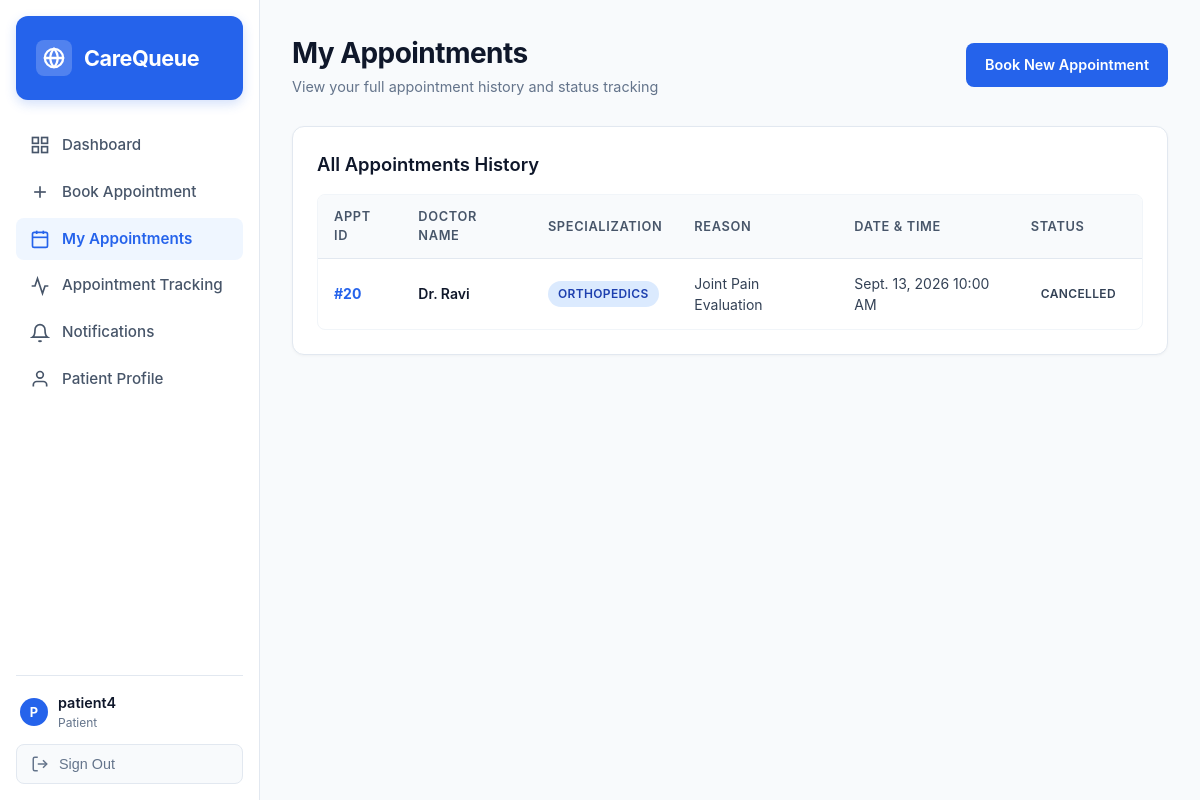
/patient/appointments/ (signed in), run on an earlier commit of the app's database.
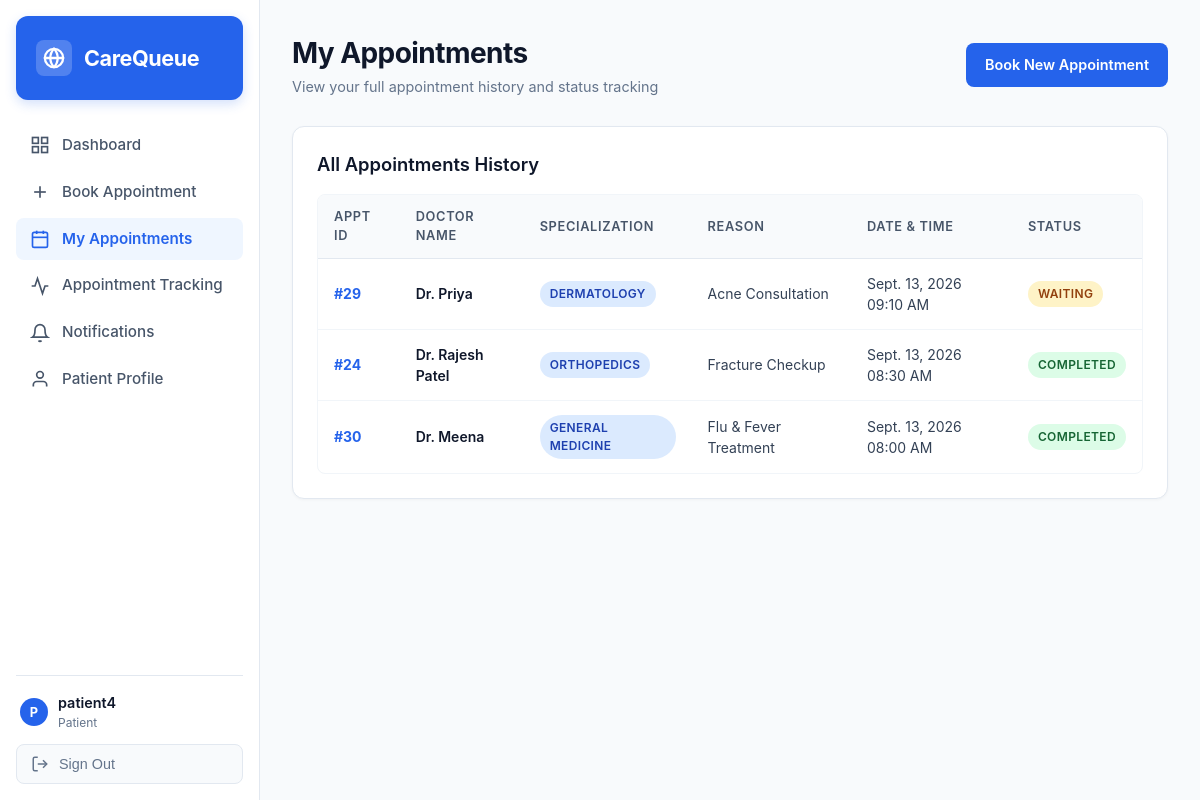
And on a later commit of the database.
### appointments/models.py (models this page shows, shortened)
class Appointment(models.Model):
    STATUS_CHOICES = [
        ('WAITING', 'Waiting'),
        ('ONGOING', 'Ongoing'),
        ('COMPLETED', 'Completed'),
        ('CANCELLED', 'Cancelled'),
    ]
    PRIORITY_CHOICES = [
        ('NORMAL', 'Normal'),
        ('EMERGENCY', 'Emergency'),
    ]
    patient = models.ForeignKey(User, on_delete=models.CASCADE, related_name='appointments')
    doctor = models.ForeignKey(Doctor, on_delete=models.CASCADE, related_name='doctor_appointments')
    appointment_date = models.DateField()
    appointment_time = models.TimeField()
    reason = models.TextField(blank=True, null=True)
    token_number = models.CharField(max_length=20, blank=True, null=True)
    status = models.CharField(max_length=20, choices=STATUS_CHOICES, default='WAITING')
    priority = models.CharField(max_length=20, choices=PRIORITY_CHOICES, default='NORMAL')
    expected_time = models.TimeField(null=True, blank=True)
    delay_minutes = models.IntegerField(default=0)
    created_at = models.DateTimeField(auto_now_add=True)
    completed_at = models.DateTimeField(null=True, blank=True)
    @property
    def display_id(self):
        return f"#{self.id}"

class Doctor(models.Model):
    user = models.OneToOneField(User, on_delete=models.SET_NULL, null=True, blank=True, related_name='doctor')
    name = models.CharField(max_length=100)
    specialization = models.CharField(max_length=100)
    average_consultation_minutes = models.IntegerField(default=10)
    available = models.BooleanField(default=True)
    available_days = models.CharField(max_length=100, default='Mon - Sat')
    available_times = models.CharField(max_length=100, default='09:00 AM - 05:00 PM')

### appointments/views.py (the view)
    @login_required
    def _wrapped(request, *args, **kwargs):
        if is_receptionist_user(request.user):
            return redirect('receptionist_dashboard')
        return view_func(request, *args, **kwargs)

### appointments/views.py (called while the page is built)
def is_receptionist_user(user):
    if not user.is_authenticated:
        return False
    if user.is_staff or user.username == 'receptionist':
        return True
    profile = getattr(user, 'profile', None)
    return profile and profile.user_type == 'RECEPTIONIST'

def patient_required(view_func):
    @login_required
    def _wrapped(request, *args, **kwargs):
        if is_receptionist_user(request.user):
            return redirect('receptionist_dashboard')
        return view_func(request, *args, **kwargs)
    return _wrapped

@patient_required
def patient_appointments(request):
    all_appts = Appointment.objects.filter(patient=request.user).order_by('-appointment_date', '-appointment_time')
    context = {
        'upcoming_appts': all_appts.filter(status='WAITING'),
        'ongoing_appts': all_appts.filter(status='ONGOING'),
        'completed_appts': all_appts.filter(status='COMPLETED'),
        'cancelled_appts': all_appts.filter(status='CANCELLED'),
        'all_appts': all_appts,
    }
    return render(request, 'patient_appointments.html', context)

### templates/patient_appointments.html
{% extends 'base.html' %}
{% block content %}
<div class="header-bar">
    <div class="header-title">
        <h1>My Appointments</h1>
        <p>View your full appointment history and status tracking</p>
    </div>
    <a href="{% url 'patient_book' %}" class="btn btn-primary">Book New Appointment</a>
</div>
<div class="card">
    <h3>All Appointments History</h3>
    <div class="table-container">
        <table class="table">
            <thead>
                <tr>
                    <th>Appt ID</th>
                    <th>Doctor Name</th>
                    <th>Specialization</th>
                    <th>Reason</th>
                    <th>Date & Time</th>
                    <th>Status</th>
                </tr>
            </thead>
            <tbody>
                {% for a in all_appts %}
                <tr>
                    <td style="font-weight: 700; color: #2563eb;">{{ a.display_id }}</td>
                    <td style="font-weight: 600; color: #0f172a;">Dr. {{ a.doctor.name }}</td>
                    <td><span class="badge status-confirmed">{{ a.doctor.specialization }}</span></td>
                    <td>{{ a.reason|default:"General Consultation" }}</td>
                    <td>{{ a.appointment_date }} {{ a.appointment_time|time:"h:i A" }}</td>
                    <td><span class="badge status-{{ a.status|lower }}">{{ a.status }}</span></td>
                </tr>
                {% empty %}
                <tr><td colspan="6" class="text-muted" style="text-align: center; padding: 24px;">No appointments found.</td></tr>
                {% endfor %}
            </tbody>
        </table>
    </div>
</div>
{% endblock %}

What changed in the data, as far as the page shows it:
removed Appointment: display_id "#20", doctor.name "Ravi", doctor.specialization "ORTHOPEDICS", reason "Joint Pain Evaluation", appointment_date "Sept. 13, 2026", appointment_time "10:00 AM", status "CANCELLED"
added Appointment: display_id "#29", doctor.name "Priya", doctor.specialization "DERMATOLOGY", reason "Acne Consultation", appointment_date "Sept. 13, 2026", appointment_time "09:10 AM", status "WAITING"
added Appointment: display_id "#24", doctor.name "Rajesh Patel", doctor.specialization "ORTHOPEDICS", reason "Fracture Checkup", appointment_date "Sept. 13, 2026", appointment_time "08:30 AM", status "COMPLETED"
added Appointment: display_id "#30", doctor.name "Meena", doctor.specialization "GENERAL MEDICINE", reason "Flu & Fever Treatment", appointment_date "Sept. 13, 2026", appointment_time "08:00 AM", status "COMPLETED"
